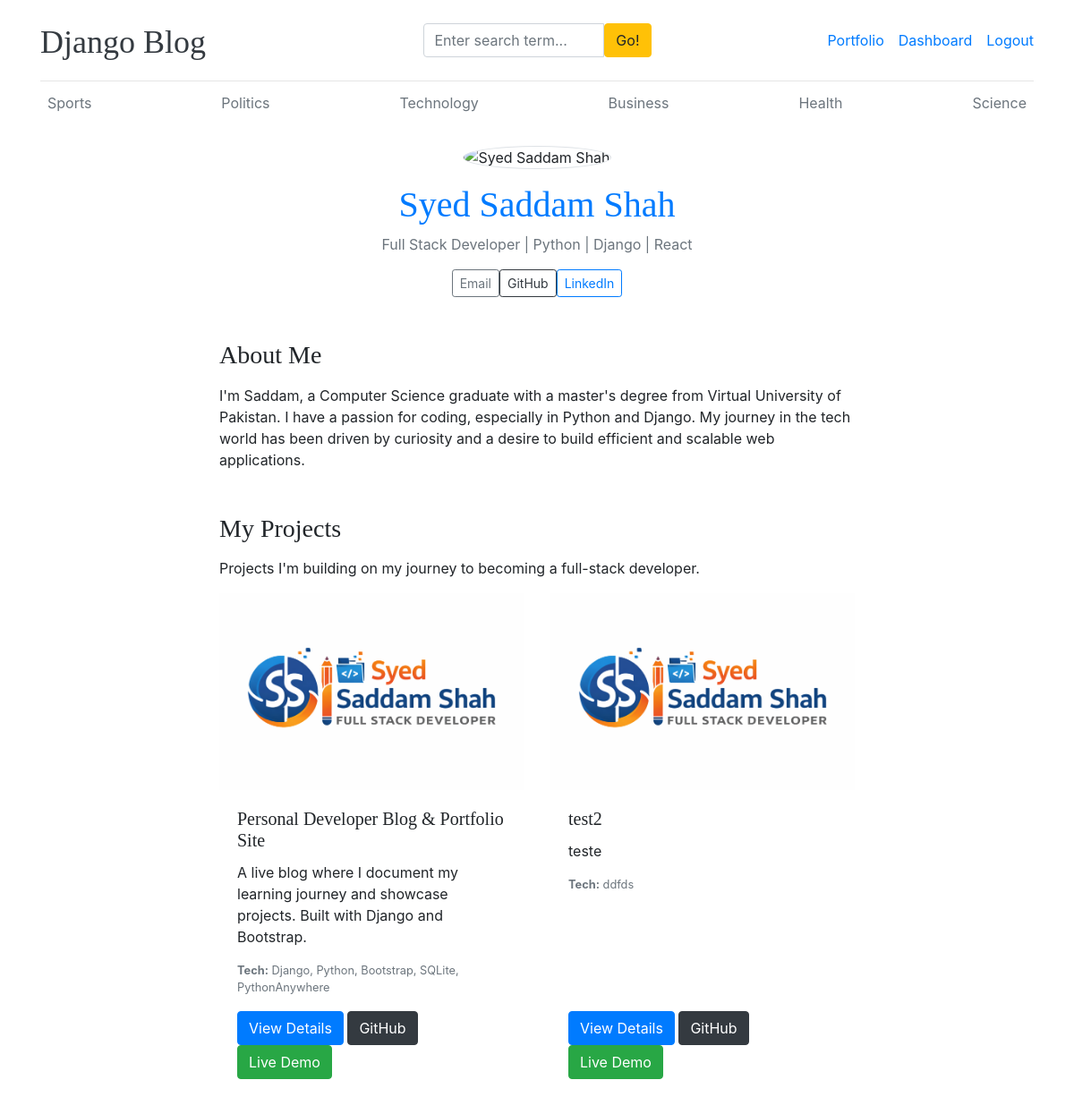
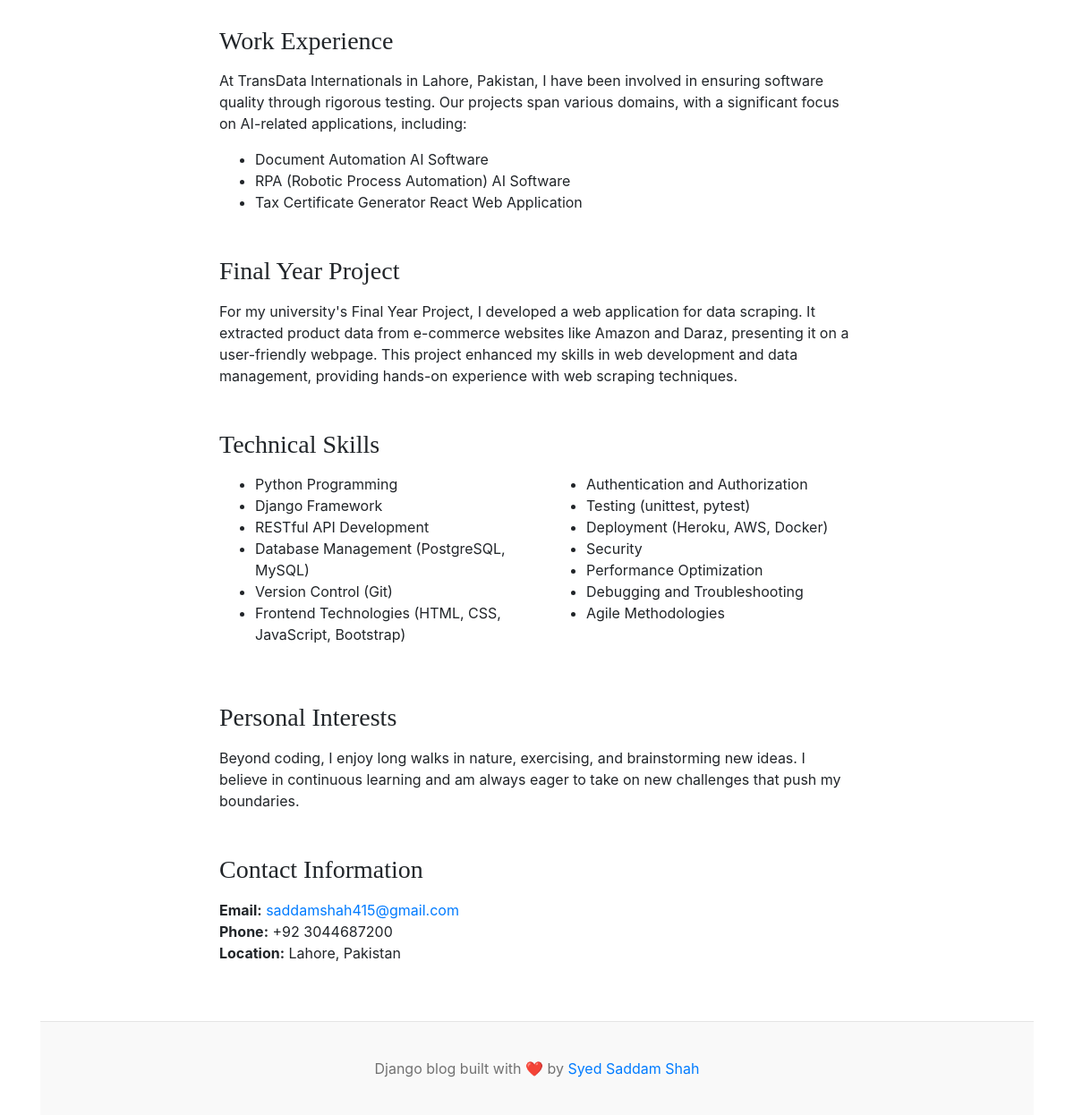
The page /developer/ (signed in) on the database its author committed (2 pictures, top to bottom).
### blogs/models.py (models this page shows, shortened)
class Category(models.Model):
    category_name = models.CharField(max_length = 50, unique=True)
    created_at = models.DateTimeField(auto_now_add=True)
    updated_at = models.DateTimeField(auto_now=True)
    class Meta:
        verbose_name_plural = 'categories'

### portfolio/models.py (models this page shows, shortened)
class Project(models.Model):
    title = models.CharField(max_length = 200)
    description = models.TextField()
    technologies = models.CharField(max_length=300, help_text="e.g., Django, Bootstrap, Python")
    image = models.ImageField(upload_to='portfolio/', null=True, blank=True)
    github_link = models.URLField(blank=True)
    live_demo_link = models.URLField(blank=True)
    created_at = models.DateTimeField(auto_now_add=True)
    class Meta:
        verbose_name_plural = 'Project'

### portfolio/views.py (the view)
# urls.py: path('', views.project_list, name = 'project_list'),
def project_list(request):
    projects = Project.objects.all().order_by('created_at')
    context = {
        'projects' : projects
    }
    return render(request, 'portfolio/project_list.html', context)

### blogs/context_processors.py (called while the page is built)
def get_categories(request):
    categories = Category.objects.all()
    return dict(categories = categories)

def get_social_links(request):
    social_links = SocialLink.objects.all()
    return dict(social_links = social_links)

### templates/portfolio/project_list.html
{% extends 'base.html' %}
{% load static %}
{% block content %}
<div class="container py-3">
    <div class="row justify-content-center">
        <div class="col-md-10 col-lg-8">
            <div class="text-center mb-5">
                <img src="https://avatars.githubusercontent.com/u/129947606?s=200&v=4"
                     alt="Syed Saddam Shah"
                     class="rounded-circle shadow border mb-3"
                     style="width: 150px; height: 150px; object-fit: cover;">
                <h1 class="fw-bold text-primary">Syed Saddam Shah</h1>
                <p class="text-muted">Full Stack Developer | Python | Django | React </p>
                <div class="d-flex justify-content-center gap-3 mt-3">
                    <a href="mailto:saddamshah415@gmail.com" class="btn btn-outline-secondary btn-sm">Email</a>
                    <a href="https://github.com/SaddamShah92" target="_blank" class="btn btn-outline-dark btn-sm">GitHub</a>
                    <a href="https://www.linkedin.com/in/syed-saddam-shah-a03229197" target="_blank" class="btn btn-outline-primary btn-sm">LinkedIn</a>
                </div>
            </div>
            <section class="mb-5">
                <h3 class="fw-semibold">About Me</h3>
                <p class="mt-3">
                    I'm Saddam, a Computer Science graduate with a master's degree from Virtual University of Pakistan. I have a passion for coding, especially in Python and Django. My journey in the tech world has been driven by curiosity and a desire to build efficient and scalable web applications.
                </p>
            </section>
            <section class="mb-5">
    <h3 class="fw-semibold">My Projects</h3>
    <p class="mt-3">Projects I'm building on my journey to becoming a full-stack developer.</p>
    <div class="row row-cols-1 row-cols-md-3 g-4">
        {% for project in projects %}
        <div class="col">
            <div class="card h-100 shadow-sm border-0">
                {% if project.image %}
                    <img src="{{ project.image.url }}" class="card-img-top" alt="{{ project.title }}" style="height: 220px; object-fit: cover;">
                {% else %}
                    <img src="{% static 'images/no-image.jpg' %}" class="card-img-top" alt="No image" style="height: 220px; object-fit: cover;">
                {% endif %}
                <div class="card-body d-flex flex-column">
                    <h5 class="card-title">{{ project.title }}</h5>
                    <p class="card-text flex-grow-1">{{ project.description|truncatewords:25 }}</p>
                    <p class="text-muted small"><strong>Tech:</strong> {{ project.technologies }}</p>
                    <div class="mt-auto">
                        <a href="{% url 'portfolio:project_detail' project.pk %}" class="btn btn-primary">View Details</a>
                        {% if project.github_link %}
                            <a href="{{ project.github_link }}" target="_blank" class="btn btn-dark">GitHub</a>
                        {% endif %}
                        {% if project.live_demo_link %}
                            <a href="{{ project.live_demo_link }}" target="_blank" class="btn btn-success">Live Demo</a>
                        {% endif %}
                    </div>
                </div>
            </div>
        </div>
        {% empty %}
        <div class="col-12 text-center py-5">
            <p class="text-muted">No projects added yet — check back soon!</p>
        </div>
        {% endfor %}
    </div>
</section>
            <section class="mb-5">
                <h3 class="fw-semibold">Work Experience</h3>
                <p class="mt-3">
                    At TransData Internationals in Lahore, Pakistan, I have been involved in ensuring software quality through rigorous testing. Our projects span various domains, with a significant focus on AI-related applications, including:
                </p>
                <ul>
                    <li>Document Automation AI Software</li>
                    <li>RPA (Robotic Process Automation) AI Software</li>
                    <li>Tax Certificate Generator React Web Application</li>
                </ul>
            </section>
            <section class="mb-5">
                <h3 class="fw-semibold">Final Year Project</h3>
                <p class="mt-3">
                    For my university's Final Year Project, I developed a web application for data scraping. It extracted product data from e-commerce websites like Amazon and Daraz, presenting it on a user-friendly webpage. This project enhanced my skills in web development and data management, providing hands-on experience with web scraping techniques.
                </p>
            </section>
            <section class="mb-5">
                <h3 class="fw-semibold">Technical Skills</h3>
                <div class="row mt-3">
                    <div class="col-md-6">
                        <ul>
                            <li>Python Programming</li>
                            <li>Django Framework</li>
                            <li>RESTful API Development</li>
                            <li>Database Management (PostgreSQL, MySQL)</li>
                            <li>Version Control (Git)</li>
                            <li>Frontend Technologies (HTML, CSS, JavaScript, Bootstrap)</li>
                        </ul>
                    </div>
                    <div class="col-md-6">
                        <ul>
                            <li>Authentication and Authorization</li>
                            <li>Testing (unittest, pytest)</li>
                            <li>Deployment (Heroku, AWS, Docker)</li>
                            <li>Security</li>
                            <li>Performance Optimization</li>
                            <li>Debugging and Troubleshooting</li>
                            <li>Agile Methodologies</li>
                        </ul>
                    </div>
                </div>
            </section>
            <section class="mb-5">
                <h3 class="fw-semibold">Personal Interests</h3>
                <p class="mt-3">
                    Beyond coding, I enjoy long walks in nature, exercising, and brainstorming new ideas. I believe in continuous learning and am always eager to take on new challenges that push my boundaries.
                </p>
            </section>
            <section class="mb-5">
                <h3 class="fw-semibold">Contact Information</h3>
                <ul class="list-unstyled mt-3">
                    <li><strong>Email:</strong> <a href="mailto:saddamshah415@gmail.com">saddamshah415@gmail.com</a></li>
                    <li><strong>Phone:</strong> +92 3044687200</li>
                    <li><strong>Location:</strong> Lahore, Pakistan</li>
                </ul>
            </section>
        </div>
    </div>
</div>
{% endblock %}

### templates/base.html (shortened to what this page needs)
 {% load static %}
<!DOCTYPE html>
<html lang="en">
<head>
    <link href="https://getbootstrap.com/docs/4.0/dist/css/bootstrap.min.css" rel="stylesheet">
    <link href="{% static 'css/blog.css' %}" rel="stylesheet">
    <link rel="stylesheet" href="https://cdnjs.cloudflare.com/ajax/libs/font-awesome/4.7.0/css/font-awesome.min.css">
  </head>
<body>
    <div class="container">
      <header class="blog-header py-3">
        <div class="row flex-nowrap justify-content-between align-items-center">
          <div class="col-3 pt-1">
            <a class="blog-header-logo text-dark" href="/">Django Blog</a>
          </div>
          <div class="col-3">
            <form action="{% url 'search' %}">
                <div class="input-group">
                          <input class="form-control" type="text" name = 'keyword' value = "{{ keyword }}" placeholder="Enter search term..." aria-label="Enter search term..." aria-describedby="button-search" />
                          <button type = 'submit' class="btn btn-warning" id="button-search" type="button">Go!</button>
                </div>
            </form>
          </div>
          <div class="col-3 d-flex justify-content-end align-items-center">
            <div class="nav-item">
    <a class="nav-link" href="{% url 'portfolio:project_list' %}">Portfolio</a>
          </div>
            {% if not user.is_authenticated %}
            <a class="btn btn-sm btn-warning" href="{% url 'login' %}">Login</a> &nbsp;
            <a class="btn btn-sm btn-outline-secondary" href="{% url 'register' %}">Register</a>
            {% else %}
            <span> <a href="{% url 'dashboard' %}">Dashboard</a></span>
            <span><a href="{% url 'logout' %}">Logout</a></span>
            {% endif %}
          </div>
        </div>
      </header>
      <div class="nav-scroller py-1 mb-2">
        <nav class="nav d-flex justify-content-between">
          {% for cat in categories %}
          <a class="p-2 text-muted" href="{% url 'posts_by_category' cat.id %}">{{cat.category_name}}</a>
           {% endfor %}
        </nav>
      </div>
{% block content %}
{% endblock %}
<footer class="blog-footer mt-auto">
  <p>Django blog built with ❤️ by <a href="{% url 'portfolio:project_list' %}">Syed Saddam Shah</a></p>
</footer>
</body>
</html>

### blog_main/static/css/blog.css (style rules this page uses)
.blog-header { border-bottom: 1px solid #e5e5e5; }
.blog-header-logo { font-family: "Playfair Display", Georgia, "Times New Roman", serif; font-size: 2.25rem; }
h1, h2, h3, h4, h5, h6 { font-family: "Playfair Display", Georgia, "Times New Roman", serif; }
.blog-footer { padding: 2.5rem 0; color: #727272; text-align: center; background-color: #f9f9f9; border-top: .05rem solid #e5e5e5; }
.blog-footer p:last-child { margin-bottom: 0; }

### rows shown on the page
Category: category_name "Sports"
Category: category_name "Politics"
Category: category_name "Technology"
Category: category_name "Business"
Category: category_name "Health"
Category: category_name "Science"
Project: image (picture), title "Personal Developer Blog & Portfolio Site", description "A live blog where I document my learning journey and showcase projects. Built with Django and Bootstrap.", technologies "Django, Python, Bootstrap, SQLite, PythonAnywhere"
Project: image (picture), title "test2", description "teste", technologies "ddfds"
